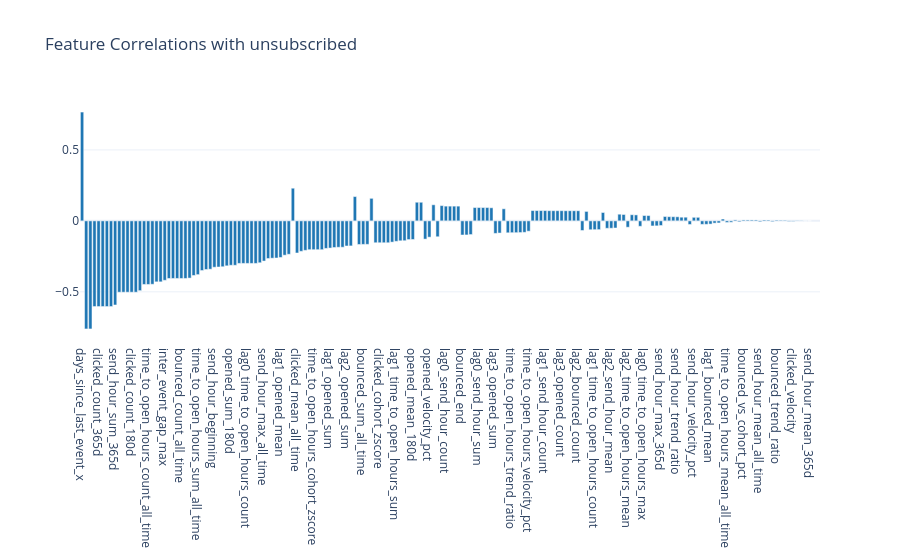

Source (notebook cell):
### Markdown cell above
## 5.5 Feature-Target Correlations

Features ranked by absolute correlation with the target variable.

**📖 Interpretation:**
- **Positive correlation**: Higher values = more likely retained
- **Negative correlation**: Higher values = more likely churned
- **|r| > 0.3**: Moderately predictive
- **|r| > 0.5**: Strongly predictive

### Code cell
if findings.target_column and findings.target_column in df.columns:
    target = findings.target_column
    feature_cols = [
        name for name, col in findings.columns.items()
        if col.inferred_type in [ColumnType.NUMERIC_CONTINUOUS, ColumnType.NUMERIC_DISCRETE]
        and name != target
        and name not in TEMPORAL_METADATA_COLS
    ]

    if feature_cols:
        # Reuse corr_matrix from 5.2 (already includes target via ColumnType.TARGET)
        if corr_matrix is not None and target in corr_matrix.index:
            target_corr_matrix = corr_matrix
        else:
            target_corr_matrix = batched_corr_matrix(df, feature_cols + [target])

        correlations = [
            {"Feature": col, "Correlation": target_corr_matrix.loc[col, target]}
            for col in feature_cols
            if col in target_corr_matrix.index
        ]

        corr_df = native_pd.DataFrame(correlations).sort_values("Correlation", key=abs, ascending=False)

        fig = charts.bar_chart(
            corr_df["Feature"].tolist(),
            corr_df["Correlation"].tolist(),
            title=f"Feature Correlations with {target}"
        )
        display_figure(fig)
else:
    print("Target column not available for correlation analysis.")

### Figure 1 — Plotly figure (JSON) as saved in the notebook; plotly's stock layout.template omitted (floating-point values rounded to 4 significant figures; data arrays with more than 128 entries replaced by an {"elided": "..."} marker saying what was removed)
{"data": [{"marker": {"color": "#1f77b4"}, "type": "bar", "x": {"elided": "179 str values"}, "y": {"elided": "179 float values"}}], "layout": {"title": {"text": "Feature Correlations with unsubscribed"}, "xaxis": {"title": {}}, "yaxis": {"title": {}}}}
